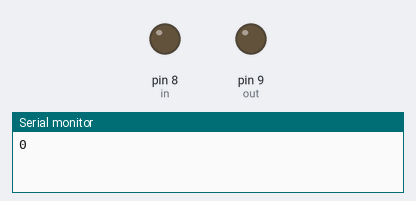
This sketch was run on a simulated Arduino Uno, built with avr-gcc and run on an emulated ATmega328P. Shown: output pins drawn as LEDs (lit = HIGH), the last lines printed to the serial monitor.

Above: at 0.5 s.
At 2.5 s:
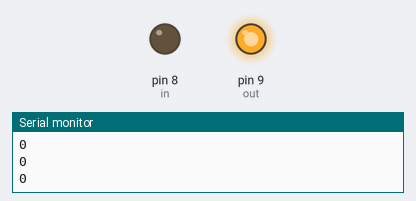
Timing chart, 0 to 13.0 s (numbered marks = the images above):
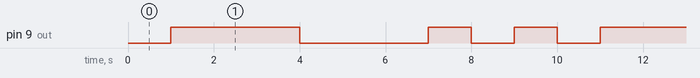

Measured:
- by itself, pin 9 (out): repeats every 10.0 s: LOW 3.0 s, 2 × (HIGH 1.0 s, LOW 1.0 s), HIGH 3.0 s
- by itself, everything shown: repeats every 10.0 s, in 6 steps

The sketch:

RF.ino
```cpp
int data[10]={0,1,1,1,0,0,0,1,0,1};
int in = 8;
int out = 9;
void setup() {

  Serial.begin(9600);
  pinMode(in,OUTPUT);
  pinMode(out,OUTPUT);

}

void loop() {
 for(int i =0 ; i<10; i++){
    digitalWrite(out,data[i]);
    Serial.println(digitalRead(in));
    delay(1000);
  }

}
```
